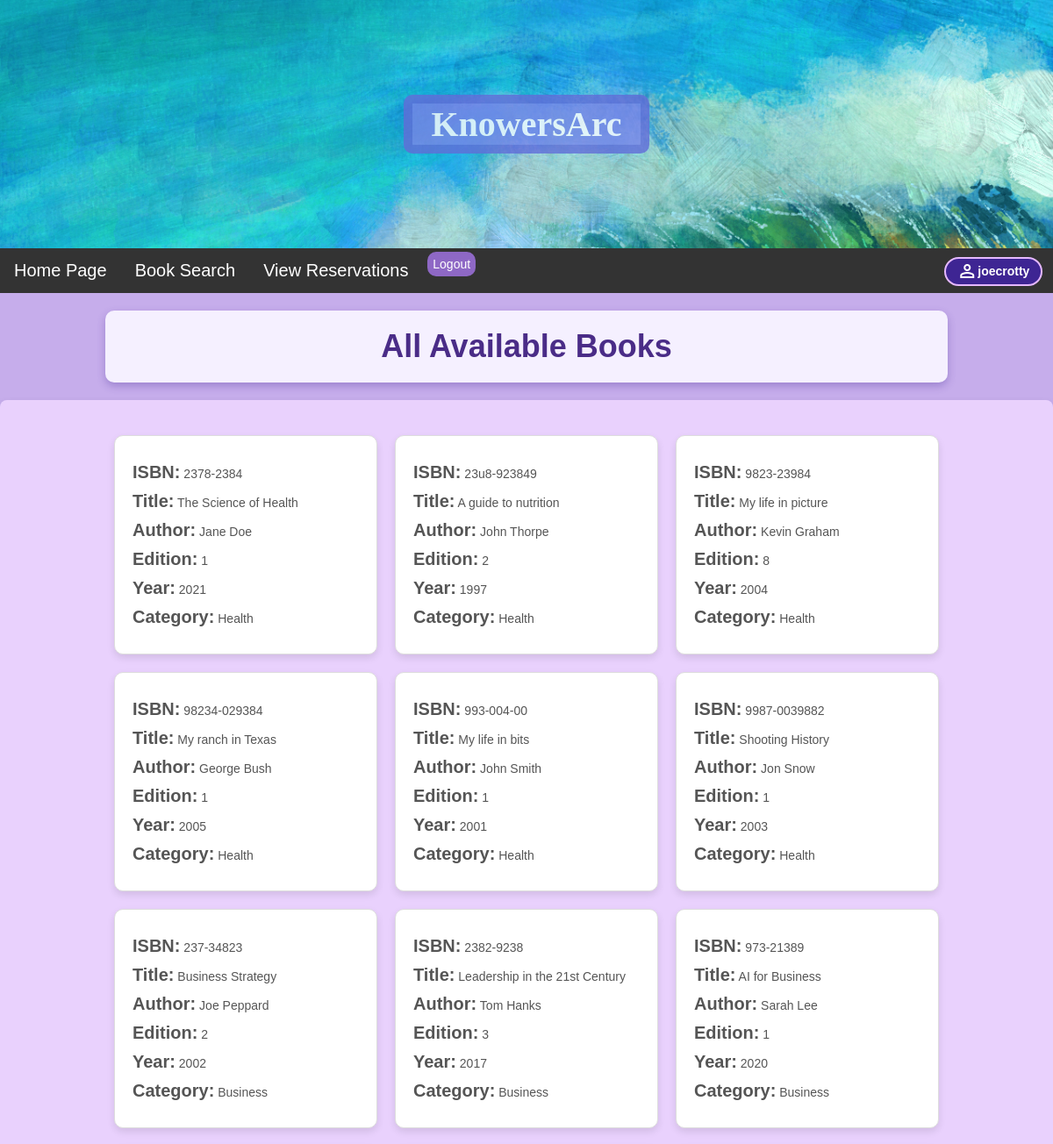
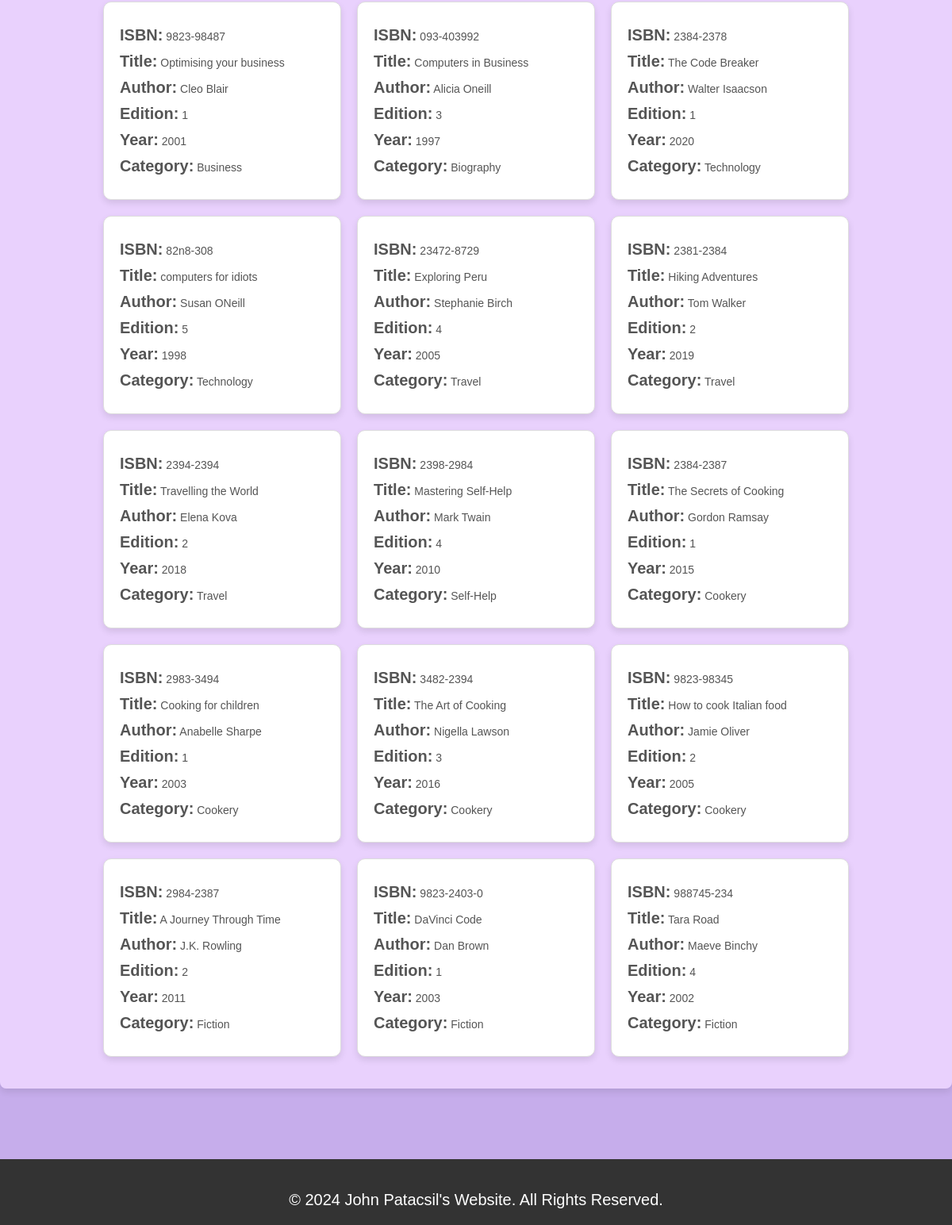
Page /homepage.php (signed in) on the committed database (2 pictures, top to bottom).
### tables this page shows
CREATE TABLE IF NOT EXISTS Books
(
    ISBN VARCHAR(30) PRIMARY KEY,
    BookTitle VARCHAR(30),
    Author VARCHAR(30),
    Edition INT(2),
    YearPublished YEAR,
    Category VARCHAR(3),
    Reserved CHAR(1),
   
    CONSTRAINT fk_category
    FOREIGN KEY (Category)
    REFERENCES Categories(CategoryID)
);

CREATE TABLE IF NOT EXISTS Categories
(
    CategoryID VARCHAR(3) PRIMARY KEY,
    CategoryDescription VARCHAR(30)
);

### homepage.php (the view, shortened to what this page needs)
<!DOCTYPE html>
<html lang="en">
<head>
    <link rel="stylesheet" href="css/style.css">
</head>
<body>
	<?php include 'includes/header.inc.php'; ?>
	<div class="main-content">
		<?php
		echo "<div class='books-title-container'>";
		echo "<h2> All Available Books </h2>";
		echo "</div>";
		require_once "includes/dbh.inc.php";
		$sql = "SELECT books.*, categories.CategoryDescription as CategoryName
				FROM books JOIN Categories ON books.Category = categories.CategoryID";
		$result = $conn->query($sql);
		if ($result->num_rows > 0)
		{
			echo '<div class="book-list-box">';
			echo "<div class='book-container'>";
			while ($row = $result->fetch_assoc())
			{
				echo "<form class='book-card' action='includes/reserve.inc.php' method='POST'>";
				echo "<div class='book-details'>";
				echo "<p><strong>ISBN:</strong> " . $row["ISBN"] . "</p>";
				echo "<p><strong>Title:</strong> " . $row["BookTitle"] . "</p>";
				echo "<p><strong>Author:</strong> " . $row["Author"] . "</p>";
				echo "<p><strong>Edition:</strong> " . $row["Edition"] . "</p>";
				echo "<p><strong>Year:</strong> " . $row["YearPublished"] . "</p>";
				echo "<p><strong>Category:</strong> " . $row["CategoryName"] . "</p>";
				echo "</div>";
				echo "</form>";
			}
			echo "</div>";
			echo "</div>";
		}
		else
		{
			echo "<p class='no-books'>No books in system</p>";
		}
		?>
	</div>
	<br><br><br>
	<?php include 'includes/footer.inc.php'; ?>
</body>
</html>

### css/style.css (style rules this page uses)
* { margin: 0; padding: 0; box-sizing: border-box; font-size: 20px; }
body { font-family: Arial, Helvetica, sans-serif; margin: 0 auto; min-height: 100vh; background-color: #C6ADEB; }
.books-title-container, .reservations-heading { background-color: #f5f0ff; padding: 20px 30px; border-radius: 10px; box-shadow: 0 4px 10px rgba(62, 37, 147, 0.3); max-width: 80%; margin: 20px auto; text-align: center; font-family: Arial, sans-serif; }
.books-title-container h2 { color: #4a2c87; font-size: 1.8em; font-weight: bold; margin: 0; }
.book-container { display: flex; flex-wrap: wrap; justify-content: center; gap: 20px; padding: 20px; }
.book-card { background-color: #ffffff; border: 1px solid #ddd; border-radius: 10px; box-shadow: 0 4px 8px rgba(0, 0, 0, 0.1); padding: 20px; width: 300px; display: flex; flex-direction: column; justify-content: space-between; transition: transform 0.2s ease, box-shadow 0.3s ease; }
.book-details p { margin: 10px 0; font-size: 14px; color: #555; }
.book-list-box { background-color: #edd6ffe7; padding: 20px; border-radius: 8px; box-shadow: 0 4px 10px rgba(0, 0, 0, 0.1); margin: 20px auto; max-width: 1200px; }

### rows in the picture
books: ISBN "2378-2384", BookTitle "The Science of Health", Author "Jane Doe", Edition "1", YearPublished "2021", Category.CategoryDescription "Health"
books: ISBN "23u8-923849", BookTitle "A guide to nutrition", Author "John Thorpe", Edition "2", YearPublished "1997", Category.CategoryDescription "Health"
books: ISBN "9823-23984", BookTitle "My life in picture", Author "Kevin Graham", Edition "8", YearPublished "2004", Category.CategoryDescription "Health"
books: ISBN "98234-029384", BookTitle "My ranch in Texas", Author "George Bush", Edition "1", YearPublished "2005", Category.CategoryDescription "Health"
books: ISBN "993-004-00", BookTitle "My life in bits", Author "John Smith", Edition "1", YearPublished "2001", Category.CategoryDescription "Health"
books: ISBN "9987-0039882", BookTitle "Shooting History", Author "Jon Snow", Edition "1", YearPublished "2003", Category.CategoryDescription "Health"
books: ISBN "237-34823", BookTitle "Business Strategy", Author "Joe Peppard", Edition "2", YearPublished "2002", Category.CategoryDescription "Business"
books: ISBN "2382-9238", BookTitle "Leadership in the 21st Century", Author "Tom Hanks", Edition "3", YearPublished "2017", Category.CategoryDescription "Business"
books: ISBN "973-21389", BookTitle "AI for Business", Author "Sarah Lee", Edition "1", YearPublished "2020", Category.CategoryDescription "Business"
books: ISBN "9823-98487", BookTitle "Optimising your business", Author "Cleo Blair", Edition "1", YearPublished "2001", Category.CategoryDescription "Business"
books: ISBN "093-403992", BookTitle "Computers in Business", Author "Alicia Oneill", Edition "3", YearPublished "1997", Category.CategoryDescription "Biography"
books: ISBN "2384-2378", BookTitle "The Code Breaker", Author "Walter Isaacson", Edition "1", YearPublished "2020", Category.CategoryDescription "Technology"
books: ISBN "82n8-308", BookTitle "computers for idiots", Author "Susan ONeill", Edition "5", YearPublished "1998", Category.CategoryDescription "Technology"
books: ISBN "23472-8729", BookTitle "Exploring Peru", Author "Stephanie Birch", Edition "4", YearPublished "2005", Category.CategoryDescription "Travel"
books: ISBN "2381-2384", BookTitle "Hiking Adventures", Author "Tom Walker", Edition "2", YearPublished "2019", Category.CategoryDescription "Travel"
books: ISBN "2394-2394", BookTitle "Travelling the World", Author "Elena Kova", Edition "2", YearPublished "2018", Category.CategoryDescription "Travel"
books: ISBN "2398-2984", BookTitle "Mastering Self-Help", Author "Mark Twain", Edition "4", YearPublished "2010", Category.CategoryDescription "Self-Help"
books: ISBN "2384-2387", BookTitle "The Secrets of Cooking", Author "Gordon Ramsay", Edition "1", YearPublished "2015", Category.CategoryDescription "Cookery"
books: ISBN "2983-3494", BookTitle "Cooking for children", Author "Anabelle Sharpe", Edition "1", YearPublished "2003", Category.CategoryDescription "Cookery"
books: ISBN "3482-2394", BookTitle "The Art of Cooking", Author "Nigella Lawson", Edition "3", YearPublished "2016", Category.CategoryDescription "Cookery"
books: ISBN "9823-98345", BookTitle "How to cook Italian food", Author "Jamie Oliver", Edition "2", YearPublished "2005", Category.CategoryDescription "Cookery"
books: ISBN "2984-2387", BookTitle "A Journey Through Time", Author "J.K. Rowling", Edition "2", YearPublished "2011", Category.CategoryDescription "Fiction"
books: ISBN "9823-2403-0", BookTitle "DaVinci Code", Author "Dan Brown", Edition "1", YearPublished "2003", Category.CategoryDescription "Fiction"
books: ISBN "988745-234", BookTitle "Tara Road", Author "Maeve Binchy", Edition "4", YearPublished "2002", Category.CategoryDescription "Fiction"

### other values in the picture
$_SESSION['user_id'] "joecrotty"
